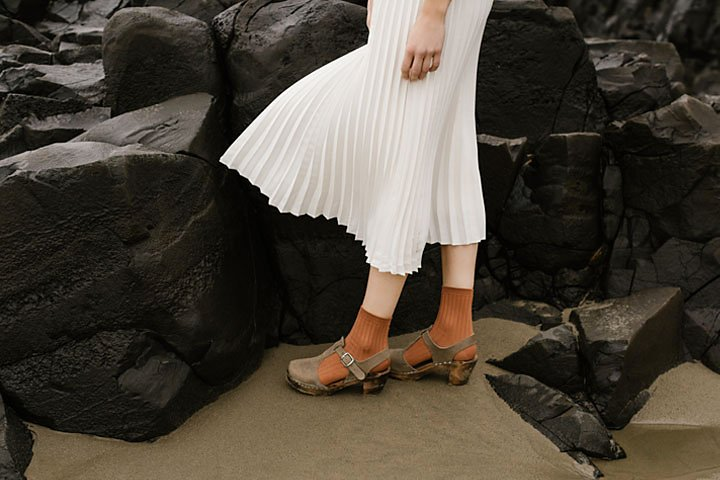
#> input picture highlights_and_shadows.jpg, 720 x 480 px
$ jupyter execute --allow-errors Question-2.ipynb
#> lines starting #> are read from the running program, lines starting #| are printed output that depends on the picture
[cell 1]
import cv2
import numpy as np
import matplotlib.pyplot as plt

Load the image

[cell 2]
filename = 'highlights_and_shadows.jpg'
image_bgr = cv2.imread(filename)
#> image_bgr is the input picture: shape (480, 720, 3); mean B, G, R 58.1, 68.6, 75.7

Convert from BGR to LAB Color Space

[cell 3]
image_lab = cv2.cvtColor(image_bgr, cv2.COLOR_BGR2LAB)
#> image_lab: shape (480, 720, 3); mean of channels 0, 1, 2 71.3, 129.1, 135

Split the channels (L, A, B)

[cell 4]
l_channel, a_channel, b_channel = cv2.split(image_lab)
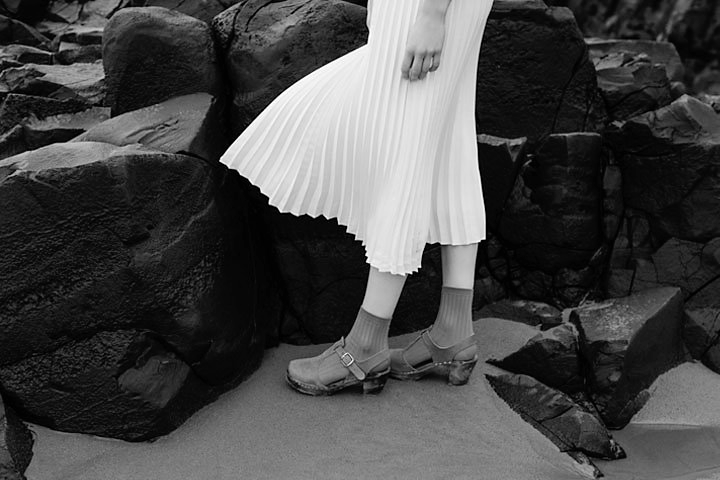
#> l_channel: shape (480, 720); min 0, max 255, mean 71.3
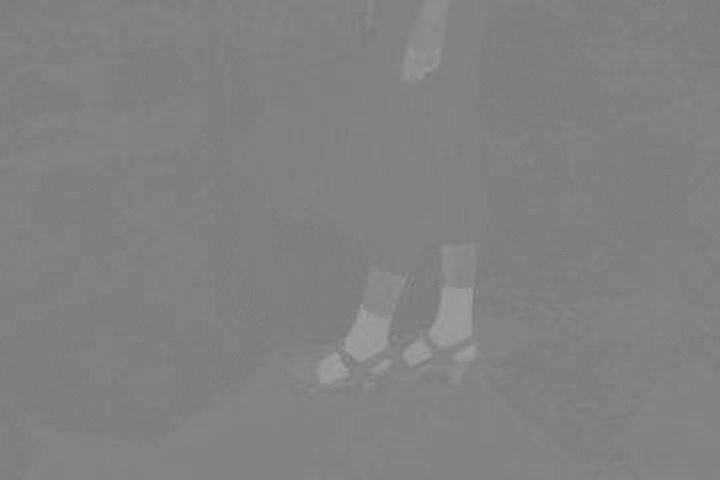
#> a_channel: shape (480, 720); min 119, max 160, mean 129.1

Normalize L channel to [0, 1] for processing

[cell 5]
l_float = l_channel.astype(float) / 255.0

Apply Gamma Correction

[cell 6]
gamma = 0.6
print(f"Applying Gamma Correction with gamma = {gamma}")

[cell 7]
l_corrected = np.power(l_float, gamma)
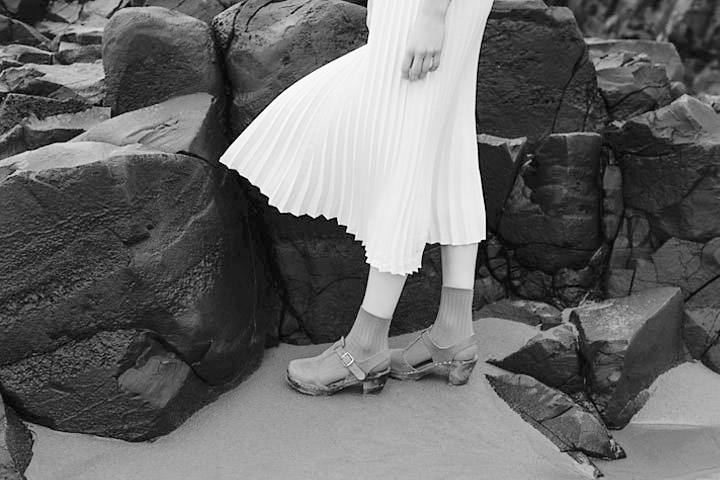
#> l_corrected: shape (480, 720) float64; min 0, max 1, mean 0.411
l_corrected_uint8 = np.clip(l_corrected * 255, 0, 255).astype(np.uint8)
lab_corrected = cv2.merge((l_corrected_uint8, a_channel, b_channel))
#> lab_corrected: shape (480, 720, 3); mean of channels 0, 1, 2 104.2, 129.1, 135

$ run again, with emma_salt_pepper (1).jpg copied over highlights_and_shadows.jpg
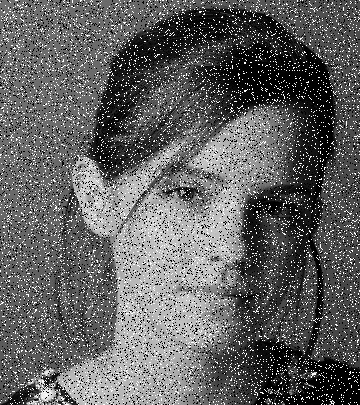
#> input picture emma_salt_pepper (1).jpg, 360 x 405 px
#> image_bgr is the input picture: shape (405, 360, 3); min 0, max 255, mean 97.6
#> image_lab: shape (405, 360, 3); mean of channels 0, 1, 2 101.8, 128, 128
#> a_channel: shape (405, 360); every value is 128
#> `l_corrected = np.power(l_float, gamma)`:
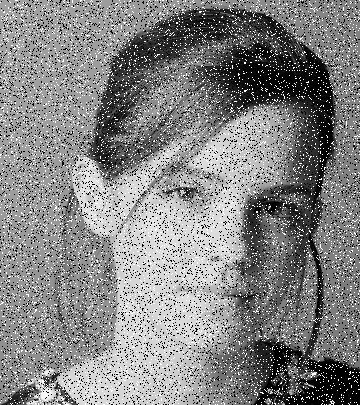
#> l_corrected: shape (405, 360) float64; min 0, max 1, mean 0.518
#> lab_corrected: shape (405, 360, 3); mean of channels 0, 1, 2 131.8, 128, 128
